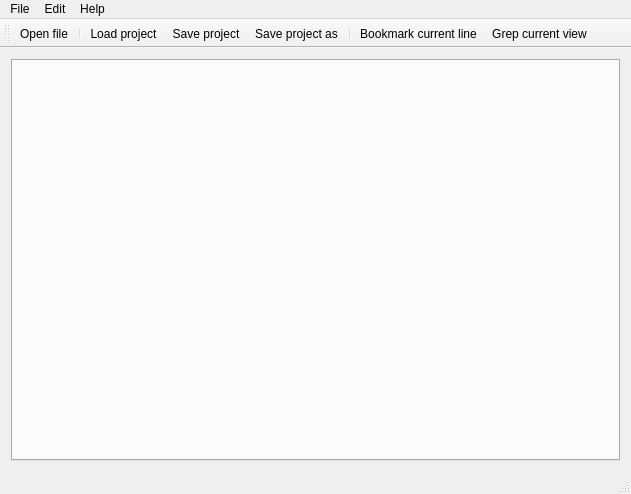
<?xml version="1.0" encoding="UTF-8"?>
<ui version="4.0">
 <class>MainWindow</class>
 <widget class="QMainWindow" name="MainWindow">
  <property name="geometry">
   <rect>
    <x>0</x>
    <y>0</y>
    <width>631</width>
    <height>494</height>
   </rect>
  </property>
  <property name="windowTitle">
   <string>LogView</string>
  </property>
  <widget class="QWidget" name="centralWidget">
   <property name="autoFillBackground">
    <bool>true</bool>
   </property>
   <layout class="QGridLayout" name="gridLayout_2">
    <item row="0" column="0">
     <layout class="QGridLayout" name="gridLayout">
      <item row="0" column="0">
       <widget class="QTabWidget" name="fileView">
        <property name="cursor">
         <cursorShape>ArrowCursor</cursorShape>
        </property>
        <property name="accessibleName">
         <string/>
        </property>
        <property name="accessibleDescription">
         <string/>
        </property>
        <property name="autoFillBackground">
         <bool>true</bool>
        </property>
        <property name="tabShape">
         <enum>QTabWidget::Rounded</enum>
        </property>
        <property name="currentIndex">
         <number>-1</number>
        </property>
       </widget>
      </item>
     </layout>
    </item>
   </layout>
  </widget>
  <widget class="QMenuBar" name="menuBar">
   <property name="geometry">
    <rect>
     <x>0</x>
     <y>0</y>
     <width>631</width>
     <height>20</height>
    </rect>
   </property>
   <widget class="QMenu" name="menuTest">
    <property name="title">
     <string>File</string>
    </property>
    <addaction name="separator"/>
    <addaction name="actionLoad_from_file"/>
    <addaction name="separator"/>
    <addaction name="actionLoad_project"/>
    <addaction name="actionSave_project"/>
    <addaction name="actionSave_project_as"/>
    <addaction name="separator"/>
    <addaction name="exit_app"/>
    <addaction name="separator"/>
   </widget>
   <widget class="QMenu" name="menuFind">
    <property name="title">
     <string>Edit</string>
    </property>
    <addaction name="actionGrep_current_view"/>
    <addaction name="actionBookmark_current_line"/>
   </widget>
   <widget class="QMenu" name="menuHelp">
    <property name="layoutDirection">
     <enum>Qt::LeftToRight</enum>
    </property>
    <property name="title">
     <string>Help</string>
    </property>
    <addaction name="actionAbout"/>
   </widget>
   <addaction name="menuTest"/>
   <addaction name="menuFind"/>
   <addaction name="menuHelp"/>
  </widget>
  <widget class="QToolBar" name="mainToolBar">
   <property name="mouseTracking">
    <bool>true</bool>
   </property>
   <property name="windowTitle">
    <string>Toolbar</string>
   </property>
   <property name="autoFillBackground">
    <bool>false</bool>
   </property>
   <attribute name="toolBarArea">
    <enum>TopToolBarArea</enum>
   </attribute>
   <attribute name="toolBarBreak">
    <bool>false</bool>
   </attribute>
   <addaction name="actionLoad_from_file"/>
   <addaction name="separator"/>
   <addaction name="actionLoad_project"/>
   <addaction name="actionSave_project"/>
   <addaction name="actionSave_project_as"/>
   <addaction name="separator"/>
   <addaction name="actionBookmark_current_line"/>
   <addaction name="actionGrep_current_view"/>
  </widget>
  <widget class="QStatusBar" name="statusBar"/>
  <action name="actionLoad_from_file">
   <property name="icon">
    <iconset resource="../../icons.qrc">
     <normaloff>:/icon/Gnome-Logviewer-32.png</normaloff>:/icon/Gnome-Logviewer-32.png</iconset>
   </property>
   <property name="text">
    <string>Open file...</string>
   </property>
   <property name="shortcut">
    <string>Ctrl+O</string>
   </property>
   <property name="shortcutContext">
    <enum>Qt::ApplicationShortcut</enum>
   </property>
  </action>
  <action name="exit_app">
   <property name="icon">
    <iconset resource="../../icons.qrc">
     <normaloff>:/icon/Gnome-System-Log-Out-32.png</normaloff>:/icon/Gnome-System-Log-Out-32.png</iconset>
   </property>
   <property name="text">
    <string>Exit</string>
   </property>
   <property name="shortcut">
    <string>Ctrl+Q</string>
   </property>
  </action>
  <action name="actionGrep_current_view">
   <property name="icon">
    <iconset resource="../../icons.qrc">
     <normaloff>:/icon/Gnome-Format-Indent-More-32.png</normaloff>:/icon/Gnome-Format-Indent-More-32.png</iconset>
   </property>
   <property name="text">
    <string>Grep current view</string>
   </property>
   <property name="shortcut">
    <string>Ctrl+G</string>
   </property>
  </action>
  <action name="actionBookmark_current_line">
   <property name="icon">
    <iconset resource="../../icons.qrc">
     <normaloff>:/icon/Gnome-Bookmark-New-32.png</normaloff>:/icon/Gnome-Bookmark-New-32.png</iconset>
   </property>
   <property name="text">
    <string>Bookmark current line</string>
   </property>
   <property name="shortcut">
    <string>Ctrl+B</string>
   </property>
  </action>
  <action name="actionAbout">
   <property name="icon">
    <iconset resource="../../icons.qrc">
     <normaloff>:/icon/Gnome-Dialog-Warning-32.png</normaloff>:/icon/Gnome-Dialog-Warning-32.png</iconset>
   </property>
   <property name="text">
    <string>About</string>
   </property>
  </action>
  <action name="actionLoad_project">
   <property name="icon">
    <iconset resource="../../icons.qrc">
     <normaloff>:/icon/Gnome-Document-Open-32.png</normaloff>:/icon/Gnome-Document-Open-32.png</iconset>
   </property>
   <property name="text">
    <string>Load project ...</string>
   </property>
   <property name="shortcut">
    <string>Ctrl+L</string>
   </property>
  </action>
  <action name="actionSave_project_as">
   <property name="icon">
    <iconset resource="../../icons.qrc">
     <normaloff>:/icon/Gnome-Document-Save-As-32.png</normaloff>:/icon/Gnome-Document-Save-As-32.png</iconset>
   </property>
   <property name="text">
    <string>Save project as...</string>
   </property>
   <property name="shortcut">
    <string>Ctrl+Shift+S</string>
   </property>
  </action>
  <action name="actionSave_project">
   <property name="icon">
    <iconset resource="../../icons.qrc">
     <normaloff>:/icon/Gnome-Document-Save-32.png</normaloff>:/icon/Gnome-Document-Save-32.png</iconset>
   </property>
   <property name="text">
    <string>Save project</string>
   </property>
   <property name="shortcut">
    <string>Ctrl+S</string>
   </property>
  </action>
 </widget>
 <layoutdefault spacing="6" margin="11"/>
 <resources>
  <include location="../../icons.qrc"/>
 </resources>
 <connections/>
</ui>
